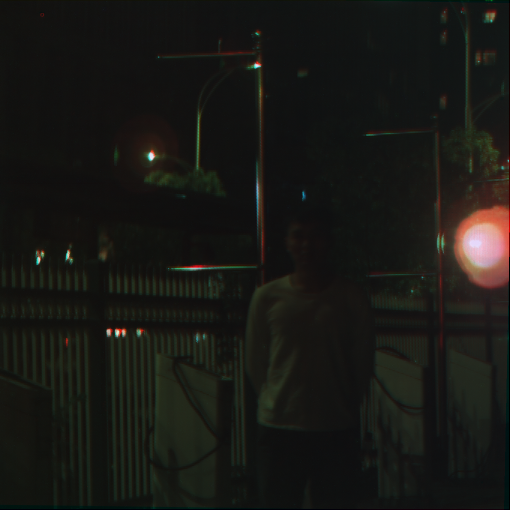
#> input picture data/demo/img_2_0.png, 1020 x 1020 px (shown at 1/2 size)
$ python enhance.py
#> lines starting #> are read from the running program, lines starting #| are printed output that depends on the picture
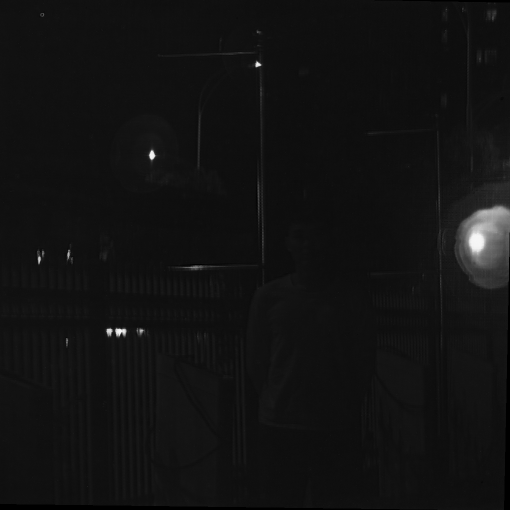
#> input picture data/demo/img_2_1.png, 1020 x 1020 px (shown at 1/2 size)
### src/EnhancingLowLightImagesUsingNIR/wlsFilter.py
import numpy as np
import cv2
from scipy.sparse import spdiags


def wlsFilter(img, Lambda=1, alpha=1.2, eps=0.0001):
#> called with Lambda = 1, alpha = 1.2, eps = 0.0001
    L = np.log(img + 0.0001)
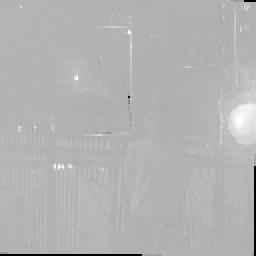
#> L: shape (128, 128) float64 (shown 2 times larger); min -9.21, max -0.0358, mean -2.76; drawn with min black and max white
    row, cols = img.shape[:2]
#> row = 128; cols = 128
    k = row * cols
#> k = 16384

    # 对L矩阵的第一维度上做差分，也就是下面的行减去上面的行，得到(N-1)xM维的矩阵
    dy = np.diff(L, 1, 0)
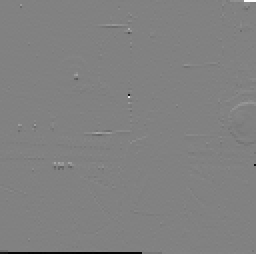
#> dy: shape (127, 128) float64 (shown 2 times larger); min -6.71, max 6.5, mean -0.0262; drawn with min black and max white
    dy = -Lambda / (np.power(np.abs(dy), alpha) + eps)
    # 在最后一行的后面补上一行0
    dy = np.pad(dy, ((0, 1), (0, 0)), 'constant')
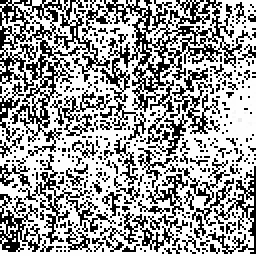
#> dy: shape (128, 128) float64 (shown 2 times larger); min -10000, max 0, mean -3794.4; drawn with min black and max white
    # 按列生成向量，对应上面Ay的对角线元素
    dy = dy.T
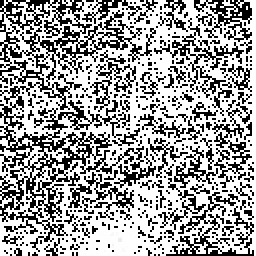
#> dy: shape (128, 128) float64 (shown 2 times larger); min -10000, max 0, mean -3794.4; drawn with min black and max white
    dy = dy.reshape(-1, 1)
#> dy = 16384 values, max 0 at index 127, min -10000 at index 0, mean -3794.4

    # 对L矩阵的第二维度上做差分，也就是右边的列减去左边的列，得到Nx(M-1)的矩阵
    dx = np.diff(L, 1, 1)
    dx = -Lambda / (np.power(np.abs(dx), alpha) + eps)
    # 在最后一列的后面补上一行0
    dx = np.pad(dx, ((0, 0), (0, 1)), 'constant')
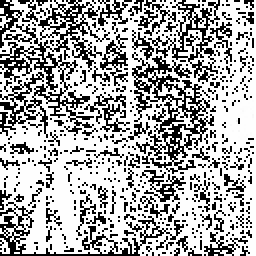
#> dx: shape (128, 128) float64 (shown 2 times larger); min -10000, max 0, mean -3378.3; drawn with min black and max white
    # 按列生成向量，对应上面Ay的对角线元素
    dx = dx.T
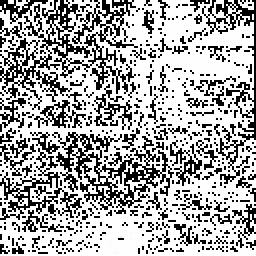
#> dx: shape (128, 128) float64 (shown 2 times larger); min -10000, max 0, mean -3378.3; drawn with min black and max white
    dx = dx.reshape(-1, 1)
#> dx = 16384 values, max 0 at index 16256, min -10000 at index 0, mean -3378.3

    # 构造五点空间非齐次拉普拉斯矩阵
    B = np.hstack((dx, dy))
#> B = 16384 pairs, first value -10000 to 0, second value -10000 to 0
    B = B.T
    diags = np.array([-row, -1])
#> diags = [-128, -1]
    # 把dx放在-row对应的对角线上，把dy放在-1对应的对角线上
    A = spdiags(B, diags, k, k).toarray()

    e = dx
#> e has the same summary as dx
    w = np.pad(dx, ((row, 0), (0, 0)), 'constant')
#> w = 16512 values, max 0 at index 0, min -10000 at index 128, mean -3352.2
    w = w[0:-row]
#> w = 16384 values, max 0 at index 0, min -10000 at index 128, mean -3378.3

    s = dy
#> s has the same summary as dy
    n = np.pad(dy, ((1, 0), (0, 0)), 'constant')
#> n = 16385 values, max 0 at index 0, min -10000 at index 1, mean -3794.2
    n = n[0:-1]
#> n = 16384 values, max 0 at index 0, min -10000 at index 1, mean -3794.4

    D = 1 - (e + w + s + n)
#> D = 16384 values, max 40001 at index 129, min 1.47 at index 8240, mean 14346.5
    D = D.T
    # A只有五个对角线上有非0元素
    diags1 = np.array([0])
#> (the run stopped early here; a loop or call above may not have finished)
